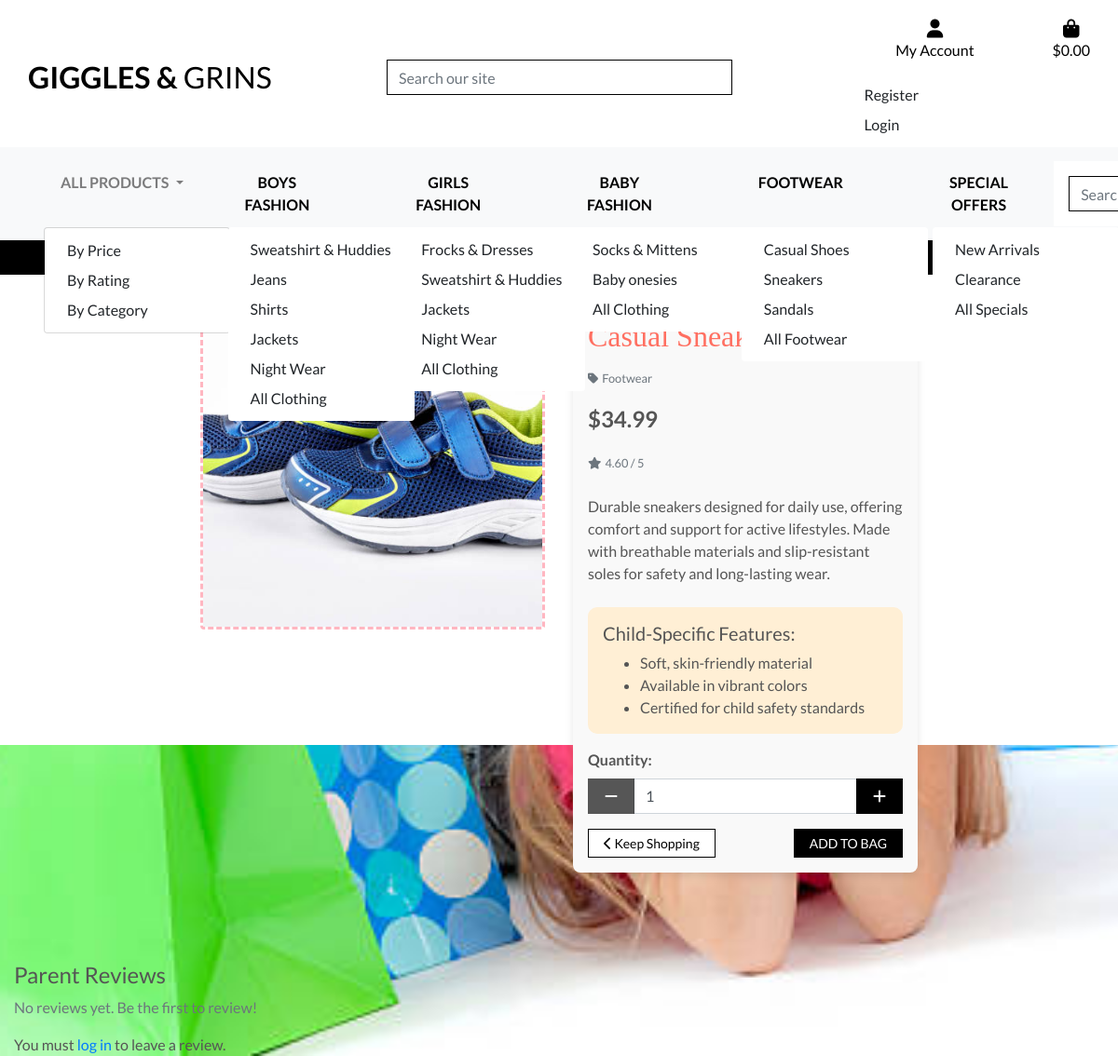
Page /products/3/ on the committed database.
### products/models.py (models this page shows, shortened)
class Product(models.Model):
    category = models.ForeignKey('Category', null=True, blank=True, on_delete=models.SET_NULL)
    subcategory = models.ForeignKey('Subcategory', null=True, blank=True, on_delete=models.SET_NULL, related_name="products")
    sku = models.CharField(max_length=254, null=True, blank=True)
    name = models.CharField(max_length=254)
    description = models.TextField()
    has_sizes = models.BooleanField(default=False, null=True, blank=True)
    price = models.DecimalField(max_digits=6, decimal_places=2)
    rating = models.DecimalField(max_digits=6, decimal_places=2, null=True, blank=True)
    image_url = models.URLField(max_length=1024, null=True, blank=True)
    image = models.ImageField(upload_to='product_images/', blank=True, null=True)
    has_sizes = models.BooleanField(default=True)

class Category(models.Model):
    name = models.CharField(max_length=254)
    friendly_name = models.CharField(max_length=254, null=True, blank=True)
    description = models.TextField(null=True, blank=True)
    class Meta:
        verbose_name_plural = 'Categories'

### products/views.py (the view, shortened to what this page needs)
# urls.py: path('<int:product_id>/', views.product_detail, name='product_detail'),
def product_detail(request, product_id):
    product = get_object_or_404(Product, pk=product_id)
    reviews = product.reviews.all()
    form = ReviewForm()
    context = {
        'product': product,
        'current_categories': Category.objects.all(),
        'reviews': reviews,
        'form': form,
    }
    return render(request, 'products/product_detail.html', context)

### products/forms.py
class ReviewForm(forms.ModelForm):
    class Meta:
        model = Review
        fields = ['comment', 'rating']
        widgets = {
            'comment': forms.Textarea(attrs={'class': 'form-control', 'rows': 4}),
            'rating': forms.NumberInput(attrs={'class': 'form-control', 'min': 1, 'max': 5}),
        }

### bag/contexts.py (called while the page is built, shortened)
def bag_contents(request):
    bag_items = []
    total = 0
    product_count = 0
    bag = request.session.get('bag', {})
    if total < settings.FREE_DELIVERY_THRESHOLD:
        delivery = total * Decimal(settings.STANDARD_DELIVERY_PERCENTAGE / 100)
        free_delivery_delta = settings.FREE_DELIVERY_THRESHOLD - total
    else:
        delivery = 0
        free_delivery_delta = 0
    grand_total = delivery + total
    context = {
        'bag_items': bag_items,
        'total': total,
        'product_count': product_count,
        'delivery': delivery,
        'free_delivery_delta': free_delivery_delta,
        'free_delivery_threshold': settings.FREE_DELIVERY_THRESHOLD,
        'grand_total': grand_total,
    }
    return context

### products/context_processors.py (called while the page is built)
def categories_with_subcategories(request):
    categories = Category.objects.prefetch_related("subcategories").all()
    return {"categories_with_subcategories": categories}

### products/templates/products/product_detail.html (shortened to what this page needs)
{% extends "base.html" %}
{% load static %}
{% block page_header %}
    <div class="container header-container">
    </div>
{% endblock %}
{% block content %}
    <div class="container-fluid mt-5">
        <h2 class="logo-font">Products</h2>
        <div class="row">
            <div class="col-12 col-md-6 col-lg-4 offset-lg-2">
                <div class="image-container my-5">
                    {% if product.image %}
                        <a href="{{ product.image.url }}" target="_blank">
                            <img class="card-img-top img-fluid rounded" src="{{ product.image.url }}" alt="{{ product.name }}" style="border: 3px dashed #ffb6c1;">
                        </a>
                    {% else %}
                        <a href="#">
                            <img class="card-img-top img-fluid" src="{{ MEDIA_URL }}noimage.png" alt="{{ product.name }}">
                        </a>
                    {% endif %}
                </div>
            </div>
            <div class="col-12 col-md-6 col-lg-4">
                <div class="product-details-container mb-5 mt-md-5 p-3" style="background-color: #f9f9f9; border-radius: 8px; box-shadow: 0 4px 8px rgba(0, 0, 0, 0.1);">
                    <h2 class="mb-3" style="font-family: 'Comic Sans MS', cursive; color: #ff6f61;">{{ product.name }}</h2>
                    {% if product.category %}
                    <p class="small mt-1 mb-3">
                        <a class="text-muted" href="{% url 'products' %}?category={{ product.category.name }}">
                            <i class="fas fa-tag mr-1"></i>{{ product.category.friendly_name }}
                        </a>
                    </p>
                    {% endif %}
                    <p class="lead mb-3 text-left font-weight-bold" style="font-size: 1.5rem;">${{ product.price }}</p>
                    {% if product.rating %}
                        <small class="text-muted"><i class="fas fa-star mr-1"></i>{{ product.rating }} / 5</small>
                    {% else %}
                        <small class="text-muted">No Rating</small>
                    {% endif %}
                    <p class="mt-4">{{ product.description }}</p>
                    <div class="child-features mt-4 p-3" style="background-color: #ffefd5; border-radius: 10px;">
                        <h5>Child-Specific Features:</h5>
                        <ul class="mb-0">
                            <li>Soft, skin-friendly material</li>
                            <li>Available in vibrant colors</li>
                            <li>Certified for child safety standards</li>
                        </ul>
                    </div>
                    <form class="form" action="{% url 'add_to_bag' product.id %}" method="POST">
                        {% with product.has_sizes as s %}
                        <div class="form-row align-items-center mt-3">
                        <div class="{% if s %}col-6{% else %}col-12{% endif %}">
                            <label for="id_qty_{{ product.id }}"><strong>Quantity:</strong></label>
                            <div class="input-group">
                                <div class="input-group-prepend">
                                    <button class="decrement-qty btn btn-black rounded-0"
                                        data-item_id="{{ product.id }}" id="decrement-qty_{{ product.id }}">
                                        <span class="icon">
                                            <i class="fas fa-minus"></i>
                                        </span>
                                    </button>
                                </div>
                                <input class="form-control qty_input" type="number"
                                    name="quantity" value="1" min="1" max="99"
                                    data-item_id="{{ product.id }}"
                                    id="id_qty_{{ product.id }}">
                                <div class="input-group-append">
                                    <button class="increment-qty btn btn-black rounded-0"
                                        data-item_id="{{ product.id }}" id="increment-qty_{{ product.id }}">
                                        <span class="icon">
                                            <i class="fas fa-plus"></i>
                                        </span>
                                    </button>
                                </div>
                            </div>
                        </div>
                    </div>
                    {% endwith %}
                        <div class="form-row align-items-center mt-3">
                            <div class="col-6 d-flex align-items-center">
                                <a href="{% url 'products' %}" class="btn btn-outline-black btn-sm rounded-0 py-1 px-3">
                                    <i class="fas fa-chevron-left"></i> Keep Shopping
                                </a>
                            </div>
                            <div class="col-6 d-flex justify-content-end">
                                <input type="submit" class="btn btn-black btn-sm rounded-0 text-uppercase py-1 px-3" value="Add to Bag">
                            </div>
                        </div>
                    </form>
                </div>
            </div>
        </div>
        <div class="reviews mt-5">
            <h4>Parent Reviews</h4>
            {% if reviews %}
                {% for review in reviews %}
                    <div class="review mb-4">
                        <p><strong>{{ review.user.username }}</strong> ({{ review.created_at|date:"F j, Y" }})</p>
                        <p>{{ review.comment }}</p>
                        {% if review.rating %}
                            <p>Rating: {{ review.rating }} / 5</p>
                        {% endif %}
                        <hr>
                    </div>
                {% endfor %}
            {% else %}
                <p class="text-muted">No reviews yet. Be the first to review!</p>
            {% endif %}
        </div>
        {% if user.is_authenticated %}
            <div class="submit-review mt-5">
                <h5>Leave a Review</h5>
                <form method="POST">
                    {% csrf_token %}
                    {{ form.as_p }}
                    <button type="submit" class="btn btn-black">Submit Review</button>
                </form>
            </div>
        {% else %}
            <p class="mt-3">You must <a href="{% url 'login' %}">log in</a> to leave a review.</p>
        {% endif %}
    </div>
{% endblock %}

### static/css/base.css (style rules this page uses)
html { height: 100%; margin: 0; padding: 0; }
body { background: url('/media/istockphoto-184346035-612x612.jpg') no-repeat center center fixed; background-size: cover; background-color: #ADD8E6; color: #555; font-family: 'Lato'; height: 100vh; }
.container { margin-top: 20px; }
.icon { align-items: center; display: inline-flex; justify-content: center; height: 1.5rem; width: 1.5rem; }
.logo-font { text-transform: uppercase; text-align:center; }
h2.logo-font { margin-top:1.5rem ; text-align:center; }
.btn-black { background: black; color: white; }
.btn-outline-black { background: white; color: black !important; border: 1px solid black; }
.card-img-top { height: 350px; object-fit: cover; width: 100%; }
@media (min-width: 1200px) { .container { max-width: 80%; } }
@media (min-width: 992px) { .header-container { padding-top: 164px; } }

### rows in the picture
Product: image (picture), name "Casual Sneakers", category.friendly_name "Footwear", price "34.99", rating "4.60", description "Durable sneakers designed for daily use, offering comfort and support for active lifestyles. Made with breathable materials and slip-resistant soles for safety and long-lasting wear."
